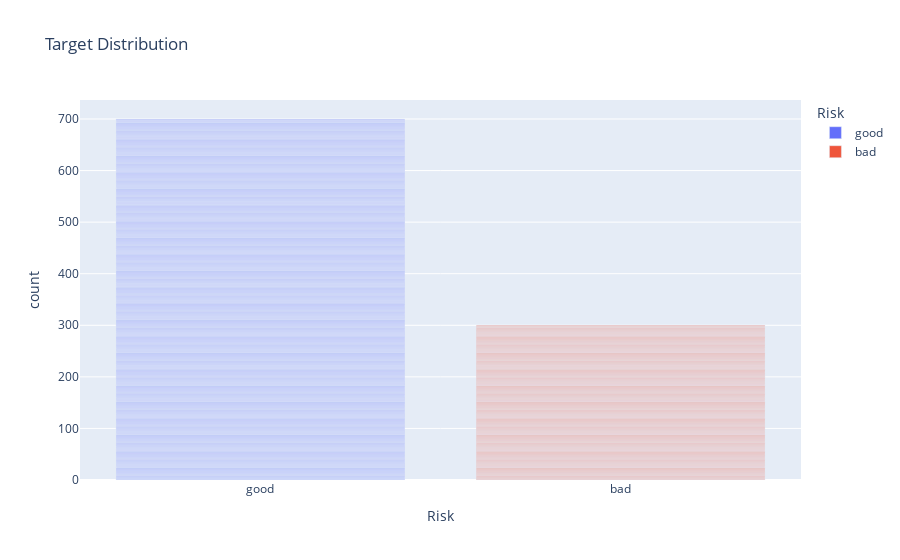

The cell this chart's notebook holds for it:
### Code cell
import plotly.offline as py 
py.init_notebook_mode(connected=True) # offline plotly version
import plotly.graph_objs as go 
import plotly.tools as tls 
import warnings 
from collections import Counter 

fig = px.bar(df,x = 'Risk',color='Risk', title= 'Target Distribution')
fig.show()

### Figure 1 — Plotly figure (JSON) as saved in the notebook; plotly's stock layout.template omitted (floating-point values rounded to 4 significant figures; data arrays with more than 128 entries replaced by an {"elided": "..."} marker saying what was removed)
{"data": [{"alignmentgroup": "True", "hovertemplate": "Risk=%{x}<br>count=%{y}<extra></extra>", "legendgroup": "good", "marker": {"color": "#636efa", "pattern": {"shape": ""}}, "name": "good", "offsetgroup": "good", "orientation": "v", "showlegend": true, "textposition": "auto", "type": "bar", "x": {"elided": "700 str values"}, "xaxis": "x", "y": {"elided": "700 int values"}, "yaxis": "y"}, {"alignmentgroup": "True", "hovertemplate": "Risk=%{x}<br>count=%{y}<extra></extra>", "legendgroup": "bad", "marker": {"color": "#EF553B", "pattern": {"shape": ""}}, "name": "bad", "offsetgroup": "bad", "orientation": "v", "showlegend": true, "textposition": "auto", "type": "bar", "x": {"elided": "300 str values"}, "xaxis": "x", "y": {"elided": "300 int values"}, "yaxis": "y"}], "layout": {"barmode": "relative", "legend": {"title": {"text": "Risk"}, "tracegroupgap": 0}, "title": {"text": "Target Distribution"}, "xaxis": {"anchor": "y", "categoryarray": ["good", "bad"], "categoryorder": "array", "domain": [0, 1], "title": {"text": "Risk"}}, "yaxis": {"anchor": "x", "domain": [0, 1], "title": {"text": "count"}}}}
